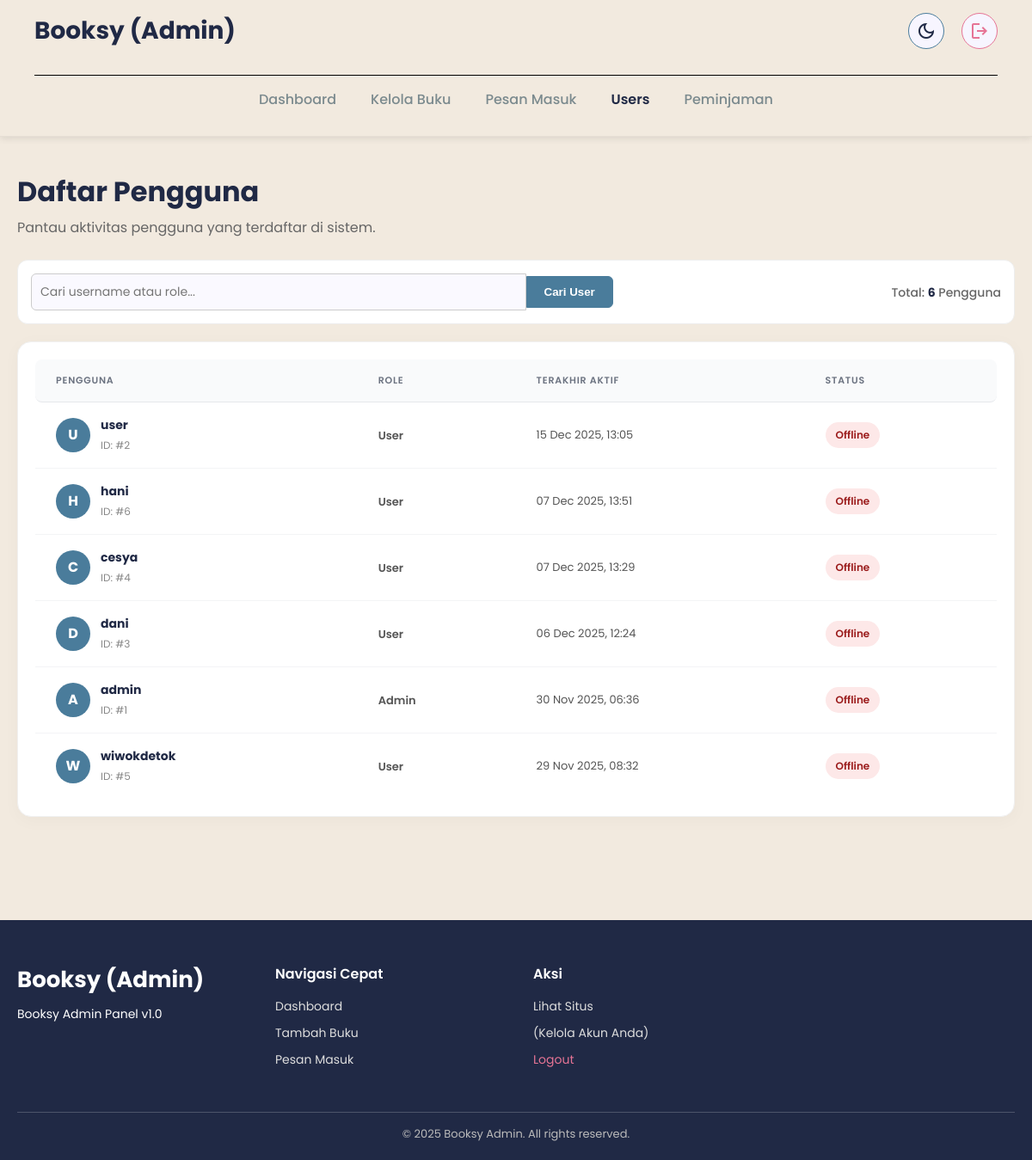
The page /admin/users.php (signed in) on the database its author committed.
### tables this page shows
CREATE TABLE `users` (
  `id` int(11) NOT NULL,
  `username` varchar(50) NOT NULL,
  `password` varchar(255) NOT NULL,
  `role` enum('admin','user') NOT NULL DEFAULT 'user',
  `last_active` timestamp NULL DEFAULT NULL
);

### admin/users.php (the view, shortened to what this page needs)
<?php
require '../db.php';
include 'admin_templates/header.php';
$search_keyword = isset($_GET['q']) ? trim($_GET['q']) : '';
$where_clause = "";
$sql = "SELECT * FROM users $where_clause ORDER BY last_active DESC";
$result = $conn->query($sql);
?>
<main class="container" style="padding-top: 40px; padding-bottom: 60px;">
    <div style="margin-bottom: 25px;">
        <h1 class="page-title" style="margin-bottom: 5px;">Daftar Pengguna</h1>
        <p style="color: #666;">Pantau aktivitas pengguna yang terdaftar di sistem.</p>
    </div>
    <div style="background: #fff; padding: 15px; border-radius: 12px; border: 1px solid #eee; margin-bottom: 20px;">
        <table width="100%" border="0" cellspacing="0" cellpadding="0">
            <tr>
                <td width="60%" valign="middle">
                    <form method="GET" action="users.php" style="margin: 0;">
                        <table border="0" cellspacing="0" cellpadding="0" width="100%">
                            <tr>
                                <td>
                                    <input type="text" name="q" placeholder="Cari username atau role..."
                                           value="<?php echo htmlspecialchars($search_keyword); ?>"
                                           style="width: 100%; padding: 10px; border: 1px solid #ccc; border-radius: 6px 0 0 6px; font-size: 14px; outline: none; margin: 0;">
                                </td>
                                <td width="1%">
                                    <button type="submit" style="background: var(--secondary-color); color: white; border: 1px solid var(--secondary-color); padding: 10px 20px; border-radius: 0 6px 6px 0; cursor: pointer; font-weight: 600; white-space: nowrap; margin: 0;">
                                        Cari User
                                    </button>
                                </td>
                            </tr>
                        </table>
                    </form>
                </td>
                <td width="40%" align="right" valign="middle">
                    <span style="color: #666; font-size: 14px; font-weight: 500;">
                        Total: <strong style="color: var(--primary-color);"><?php echo $result->num_rows; ?></strong> Pengguna
                    </span>
                </td>
            </tr>
        </table>
    </div>
    <div class="table-card">
        <table class="admin-table">
            <thead>
                <tr>
                    <th>Pengguna</th>
                    <th>Role</th>
                    <th>Terakhir Aktif</th>
                    <th>Status</th>
                </tr>
            </thead>
            <tbody>
                <?php
                if ($result->num_rows > 0) {
                    while ($user = $result->fetch_assoc()) {
                        $status_html = '<span class="status-badge badge-red">Offline</span>';
                        $last_active_str = '<span style="color:#999; font-style:italic;">Belum login</span>';
                        if ($user['last_active']) {
                            $last_active_str = date('d M Y, H:i', strtotime($user['last_active']));
                        }
                ?>
                    <tr>
                        <td>
                            <div class="user-flex">
                                <div class="avatar-circle">
                                    <?php echo substr($user['username'], 0, 1); ?>
                                </div>
                                <div class="user-info-text">
                                    <strong style="display:block; color:var(--primary-color);">
                                        <?php echo htmlspecialchars($user['username']); ?>
                                    </strong>
                                    <span style="font-size:12px; color:#888;">ID: #<?php echo $user['id']; ?></span>
                                </div>
                            </div>
                        </td>
                        <td>
                            <span style="font-weight:600; font-size:13px; color: #555;">
                                <?php echo ucfirst($user['role']); ?>
                            </span>
                        </td>
                        <td style="font-size:13px; color:#555;">
                            <?php echo $last_active_str; ?>
                        </td>
                        <td>
                            <?php echo $status_html; ?>
                        </td>
                    </tr>
                <?php
                    }
                } else {
                    echo "<tr><td colspan='4' style='text-align:center; padding:30px;'>User tidak ditemukan.</td></tr>";
                }
                ?>
            </tbody>
        </table>
    </div>
</main>
<?php include 'admin_templates/footer.php'; ?>

### style.css (style rules this page uses)
:root { --primary-color: #202945; --secondary-color: #4A7C9B; --background-color: #F2EADF; --card-bg-color: #FFFFFF; --text-color: #202945; --light-text-color: #7B8A8E; --accent-color: #E67495; --font-family: 'Poppins', sans-serif; }
html { scroll-behavior: smooth; }
* { margin: 0; padding: 0; box-sizing: border-box; }
body { font-family: var(--font-family); background-color: var(--background-color); color: var(--text-color); }
.container { max-width: 1200px; margin: 0 auto; padding: 0 20px; }
form { display: flex; flex-direction: column; gap: 20px; }
input, select, textarea { padding: 12px 14px; border: 1.5px solid var(--secondary-color); border-radius: 8px; font-size: 15px; font-family: var(--font-family); background-color: #faf9ff; transition: all 0.3s ease; }
body, header, .hero-section, .book-card, .form-content, input, select, textarea { transition: background-color 0.3s ease, color 0.3s ease, border-color 0.3s ease; }
.table-card { background: #ffffff; border-radius: 16px; box-shadow: 0 4px 20px rgba(0, 0, 0, 0.03); padding: 20px; margin-top: 20px; border: 1px solid #f0f0f0; overflow-x: auto; }
.admin-table { width: 100%; border-collapse: separate; border-spacing: 0; font-size: 14px; }
.admin-table thead th { background-color: #f9fafb; color: #6b7280; font-weight: 600; text-transform: uppercase; font-size: 11px; letter-spacing: 0.8px; padding: 16px 24px; text-align: left; border-bottom: 1px solid #e5e7eb; }
.admin-table thead th:first-child { border-radius: 8px 0 0 8px; }
.admin-table thead th:last-child { border-radius: 0 8px 8px 0; }
.admin-table tbody td { padding: 16px 24px; border-bottom: 1px solid #f3f4f6; color: var(--text-color); vertical-align: middle; }
.admin-table tbody tr:last-child td { border-bottom: none; }
.user-flex { display: flex; align-items: center; gap: 12px; }
.avatar-circle { width: 40px; height: 40px; min-width: 40px; background-color: var(--secondary-color); color: #ffffff; border-radius: 50%; display: flex; align-items: center; justify-content: center; font-weight: 700; font-size: 16px; text-transform: uppercase; line-height: 1; }
.user-info-text strong { display: block; font-size: 14px; color: var(--primary-color); margin-bottom: 2px; }
.user-info-text span { font-size: 12px; color: #888; }
.status-badge { padding: 6px 12px; border-radius: 20px; font-size: 12px; font-weight: 600; display: inline-block; }
.badge-red { background: #fde8e8; color: #9b1c1c; }

### rows shown on the page
users: username "U", username "user", id "2", role "User", last_active "15 Dec 2025, 13:05"
users: username "H", username "hani", id "6", role "User", last_active "07 Dec 2025, 13:51"
users: username "C", username "cesya", id "4", role "User", last_active "07 Dec 2025, 13:29"
users: username "D", username "dani", id "3", role "User", last_active "06 Dec 2025, 12:24"
users: username "A", username "admin", id "1", role "Admin", last_active "30 Nov 2025, 06:36"
users: username "W", username "wiwokdetok", id "5", role "User", last_active "29 Nov 2025, 08:32"

### other values the page prints
$result->num_rows "6"
